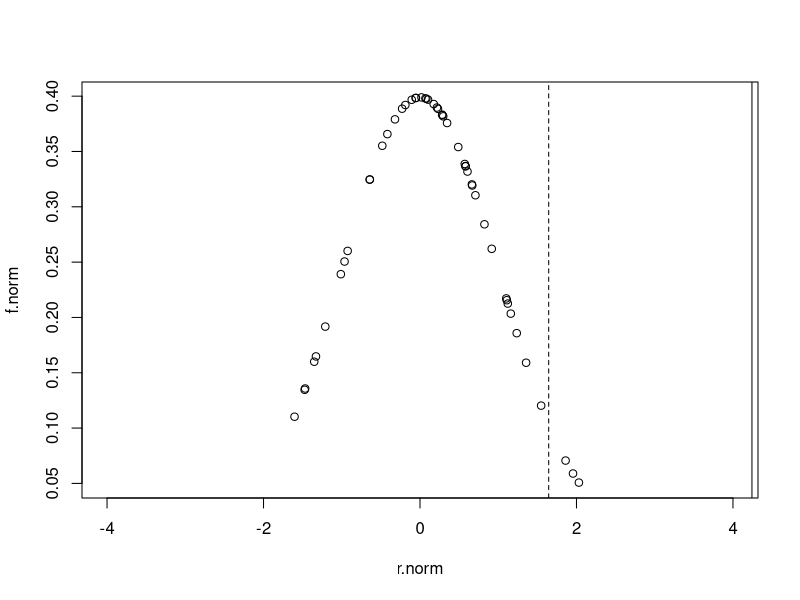
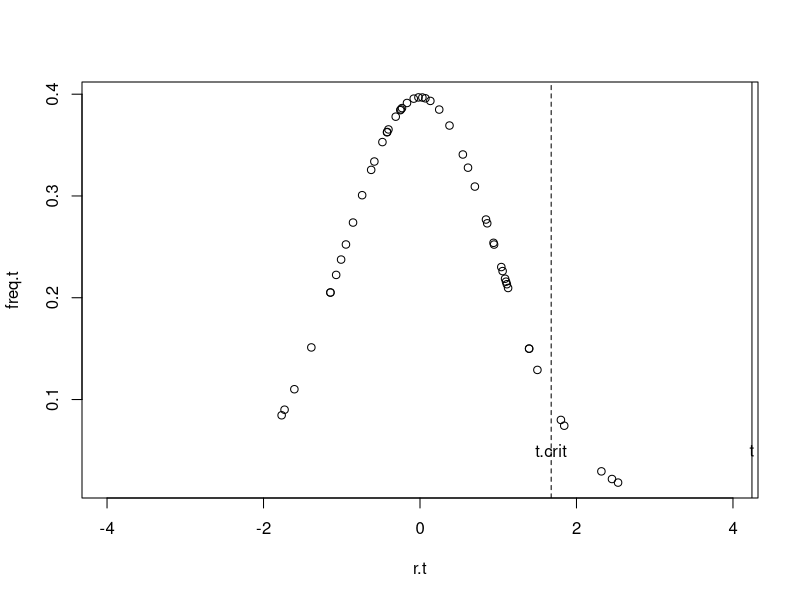
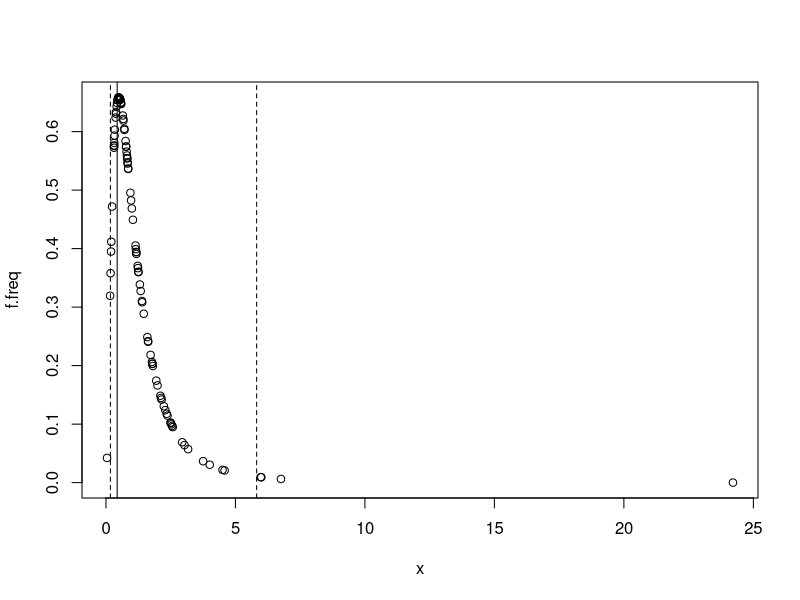

Write the R code that produced these figures, in order.
## ---- chunk 1
knitr::opts_chunk$set(echo = TRUE)
## ---- chunk 2
# Convert the sampling distribution with mean 2.6 an sd 0.5 to standard normal
# Then convert sample observation to z stat. on this same scale
# i.e 
z = (2.9-2.6)/(0.5/sqrt(50))
z.crit = qnorm(p = 0.95,mean = 0,sd = 1,lower.tail = TRUE)
## ---- chunk 3

# To picture ths values
r.norm <- sort(rnorm(n = 50))
f.norm <- dnorm(x = r.norm, mean = 0,sd = 1 )
plot(x = r.norm,y = f.norm,xlim = c(-4,4))
abline(v = c(z.crit,z), lty = c(2,1))
text(x = c(z.crit,z),y = c(0.005,0.005),labels = c("z.crit","z"))
## ---- chunk 4
# Convert the sampling distribution with mean 2.6 and sd 0.5 to t distribution
# Then convert sample observation to t stat. on this same scale
# i.e 
t = (2.9-2.6)/(0.5/sqrt(50))
t.crit = qt(p = 0.95,df = 49,lower.tail = TRUE) # df 49 as s was used
# To picture ths values
r.t <- sort(rt(n = 50,df = 49))
freq.t <- dt(x = r.t, df = 49 )
plot(x = r.t,y = freq.t,xlim = c(-4,4))
abline(v = c(t.crit,t), lty = c(2,1))
text(x = c(t.crit,t),y = c(0.05,0.05),labels = c("t.crit","t"))

## ---- chunk 5
# pooled sd of two samples
 sd.pop.pooled <- sqrt((1.5^2 * (15-1) + 1.9^2 * (15-1)) / (15-1 + 15 -1 ))
# used to find std. error
 std.error <- sqrt(sd.pop.pooled ^2 / 15 +  sd.pop.pooled ^2 / 15)
 df <- (15 - 1) + (15 - 1)
 # Take significance level as 5%
 # Under null hypothesis, the difference of samples means is ditributed with t, with mean as 0
 # and std. deviation as std.error
 # The t statistic of observed sample differences
 t <- (9.3 - 7.9) / std.error
 t.crit <-  qt(p = 0.95,df = df,lower.tail = TRUE)  
 print(c(t,t.crit))

## ---- chunk 6
# For 7 days footfalls are recorded
s1 <- c(214,185,214,186,182,220,220)
s2 <-  c(171,185,236,175,227,198,172)
sd.s1<- sd(s1)
sd.s2 <-  sd(s2)
df1 <- 6
df2 <- 6
# Under null hypothesis, Sampling distribution or test statistic is F, df1 = df2 =6
# Two tailed test, critical points can be computes using signficance level of 5%
f.stat <- (sd.s1/sd.s2)^2
f.citical.right <- qf(p = 0.975,df1 = df1,df2 = df2)
f.citical.left <- qf(p = 0.025,df1 = df1,df2 = df2)

# For visualization
x <- sort(rf(n = 100,df1 = df1,df2 = df2))
f.freq <- df(x = x,df1 = df1, df2 =df2)
plot(x = x,y = f.freq,type = "p")
abline(v = c(f.citical.left,f.citical.right,f.stat),lty = c(2,2,1))

## ---- chunk 7
expected.prop <- c(0.3,0.24,0.3,0.11,0.05)
sample <- c(35,16,13,19,17)
expected.count <- expected.prop * sum(sample)
# expected count is >5 for each category, assumption of large sample is satisfied
chsq.stat <- sum((((sample - expected.count)^2) / expected.count))
chsq.stat
# Choice of significance level
qchisq(p = c(0.025,0.0975),df = 4)

